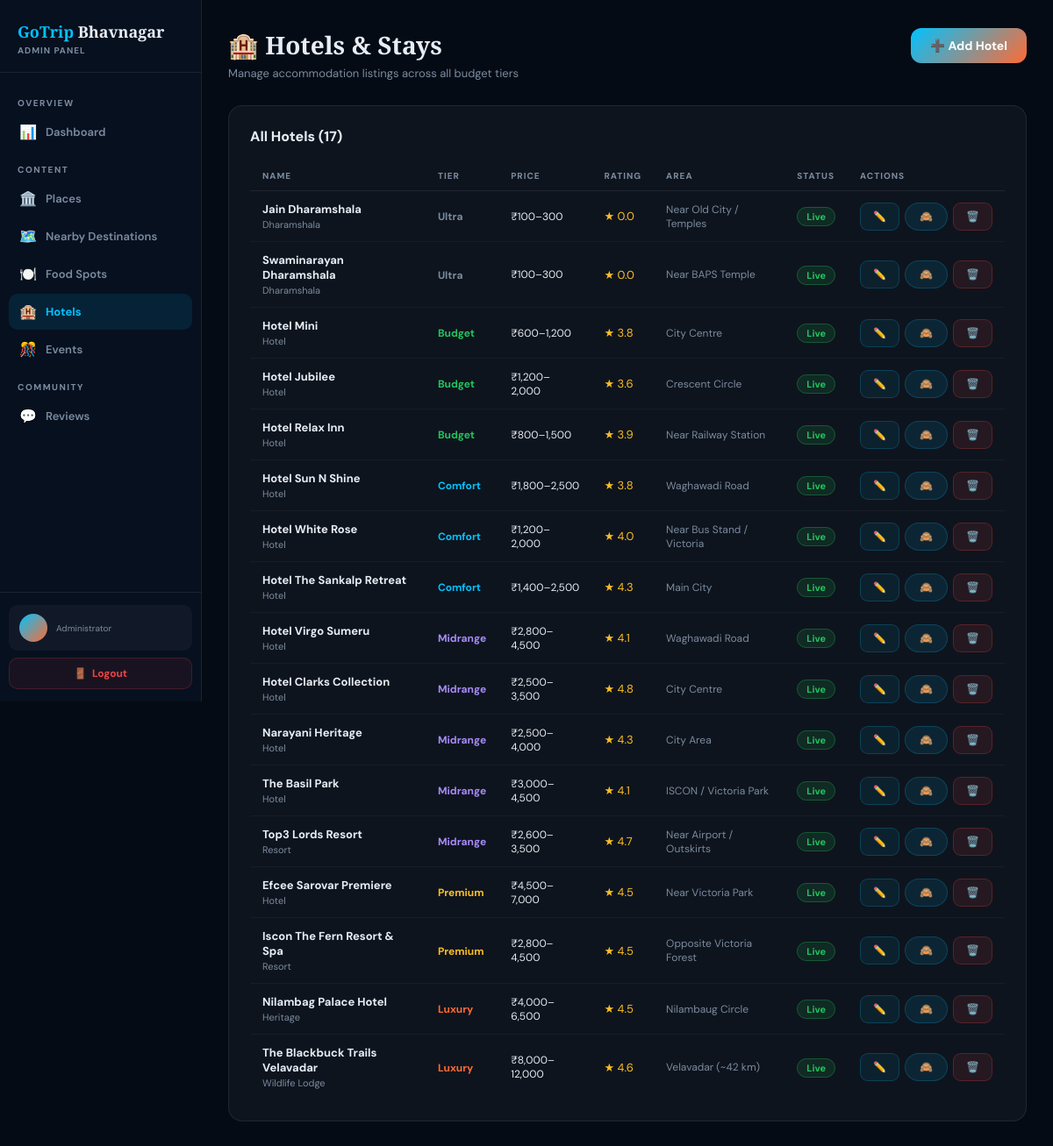
Screenshot of /admin/hotels.php (signed in) with the database file from the repository.
### tables this page shows
CREATE TABLE IF NOT EXISTS hotels (
  id         INT AUTO_INCREMENT PRIMARY KEY,
  name       VARCHAR(150) NOT NULL,
  tier       VARCHAR(20),
  price      VARCHAR(30),
  rating     DECIMAL(2,1),
  area       VARCHAR(100),
  descr      TEXT,
  hotel_type VARCHAR(30),
  amenities  TEXT,
  visible    TINYINT DEFAULT 1,
  created_at DATETIME DEFAULT CURRENT_TIMESTAMP
);

### admin/hotels.php (the view, shortened to what this page needs)
<?php
require_once '../db.php';
$hotels=$conn->query("SELECT * FROM hotels ORDER BY FIELD(tier,'ultra','budget','comfort','midrange','premium','luxury'),id");
?>
<!DOCTYPE html>
<html lang="en"><head>
</head><body>
<?php include 'sidebar.php'; ?>
<div class="main">
  <div class="top-bar">
    <div><h1 class="page-title">🏨 Hotels & Stays</h1>
    <p class="page-sub">Manage accommodation listings across all budget tiers</p></div>
    <a href="hotels.php?action=add" class="btn-primary">➕ Add Hotel</a>
  </div>
  <div class="section-card">
    <div class="section-card-header"><h2 class="section-card-title">All Hotels (<?=$hotels->num_rows?>)</h2></div>
    <div class="table-wrap">
      <table class="data-table">
        <thead><tr><th>Name</th><th>Tier</th><th>Price</th><th>Rating</th><th>Area</th><th>Status</th><th>Actions</th></tr></thead>
        <tbody>
          <?php
          $tier_colors=['ultra'=>'#7a8ba0','budget'=>'#22c55e','comfort'=>'#00c2ff','midrange'=>'#a78bfa','premium'=>'#fbbf24','luxury'=>'#ff6b35'];
          while($h=$hotels->fetch_assoc()): ?>
          <tr>
            <td><strong><?=htmlspecialchars($h['name'])?></strong><div style="font-size:11px;color:var(--muted);margin-top:2px"><?=htmlspecialchars($h['hotel_type'])?></div></td>
            <td><span style="color:<?=$tier_colors[$h['tier']]??'var(--muted)'?>;font-weight:700;font-size:12px"><?=ucfirst($h['tier'])?></span></td>
            <td style="font-size:12px"><?=htmlspecialchars($h['price'])?></td>
            <td style="color:#fbbf24">★ <?=$h['rating']?></td>
            <td style="font-size:12px;color:var(--muted)"><?=htmlspecialchars($h['area'])?></td>
            <td><?=$h['visible']?'<span class="badge-approved"> Live</span>':'<span class="badge-hidden">🙈 Hidden</span>'?></td>
            <td><div style="display:flex;gap:6px">
              <a href="?edit=<?=$h['id']?>" class="btn-edit">✏️</a>
              <form method="POST" style="display:inline" onsubmit="return confirm('Toggle?')">
                <button class="btn-sm" type="submit"><?=$h['visible']?'🙈':'👁️'?></button>
              </form>
              <form method="POST" style="display:inline" onsubmit="return confirm('Delete?')">
                <button class="btn-danger" type="submit">🗑️</button>
              </form>
            </div></td>
          </tr>
          <?php endwhile; ?>
        </tbody>
      </table>
    </div>
  </div>
</div>
</body></html>

### rows the page displays
hotels: name "Jain Dharamshala", hotel_type "Dharamshala", tier "Ultra", price "₹100–300", rating "0.0", area "Near Old City / Temples", visible "Live"
hotels: name "Swaminarayan Dharamshala", hotel_type "Dharamshala", tier "Ultra", price "₹100–300", rating "0.0", area "Near BAPS Temple", visible "Live"
hotels: name "Hotel Mini", hotel_type "Hotel", tier "Budget", price "₹600–1,200", rating "3.8", area "City Centre", visible "Live"
hotels: name "Hotel Jubilee", hotel_type "Hotel", tier "Budget", price "₹1,200–2,000", rating "3.6", area "Crescent Circle", visible "Live"
hotels: name "Hotel Relax Inn", hotel_type "Hotel", tier "Budget", price "₹800–1,500", rating "3.9", area "Near Railway Station", visible "Live"
hotels: name "Hotel Sun N Shine", hotel_type "Hotel", tier "Comfort", price "₹1,800–2,500", rating "3.8", area "Waghawadi Road", visible "Live"
hotels: name "Hotel White Rose", hotel_type "Hotel", tier "Comfort", price "₹1,200–2,000", rating "4.0", area "Near Bus Stand / Victoria", visible "Live"
hotels: name "Hotel The Sankalp Retreat", hotel_type "Hotel", tier "Comfort", price "₹1,400–2,500", rating "4.3", area "Main City", visible "Live"
hotels: name "Hotel Virgo Sumeru", hotel_type "Hotel", tier "Midrange", price "₹2,800–4,500", rating "4.1", area "Waghawadi Road", visible "Live"
hotels: name "Hotel Clarks Collection", hotel_type "Hotel", tier "Midrange", price "₹2,500–3,500", rating "4.8", area "City Centre", visible "Live"
hotels: name "Narayani Heritage", hotel_type "Hotel", tier "Midrange", price "₹2,500–4,000", rating "4.3", area "City Area", visible "Live"
hotels: name "The Basil Park", hotel_type "Hotel", tier "Midrange", price "₹3,000–4,500", rating "4.1", area "ISCON / Victoria Park", visible "Live"
hotels: name "Top3 Lords Resort", hotel_type "Resort", tier "Midrange", price "₹2,600–3,500", rating "4.7", area "Near Airport / Outskirts", visible "Live"
hotels: name "Efcee Sarovar Premiere", hotel_type "Hotel", tier "Premium", price "₹4,500–7,000", rating "4.5", area "Near Victoria Park", visible "Live"
hotels: name "Iscon The Fern Resort & Spa", hotel_type "Resort", tier "Premium", price "₹2,800–4,500", rating "4.5", area "Opposite Victoria Forest", visible "Live"
hotels: name "Nilambag Palace Hotel", hotel_type "Heritage", tier "Luxury", price "₹4,000–6,500", rating "4.5", area "Nilambaug Circle", visible "Live"
hotels: name "The Blackbuck Trails Velavadar", hotel_type "Wildlife Lodge", tier "Luxury", price "₹8,000–12,000", rating "4.6", area "Velavadar (~42 km)", visible "Live"

### other values shown
$icon "📊 🏛️ 🗺️ 🍽️ 🏨 🎊 💬"
$label "Dashboard Places Nearby Destinations Food Spots Hotels Events Reviews"
$hotels->num_rows "17"
